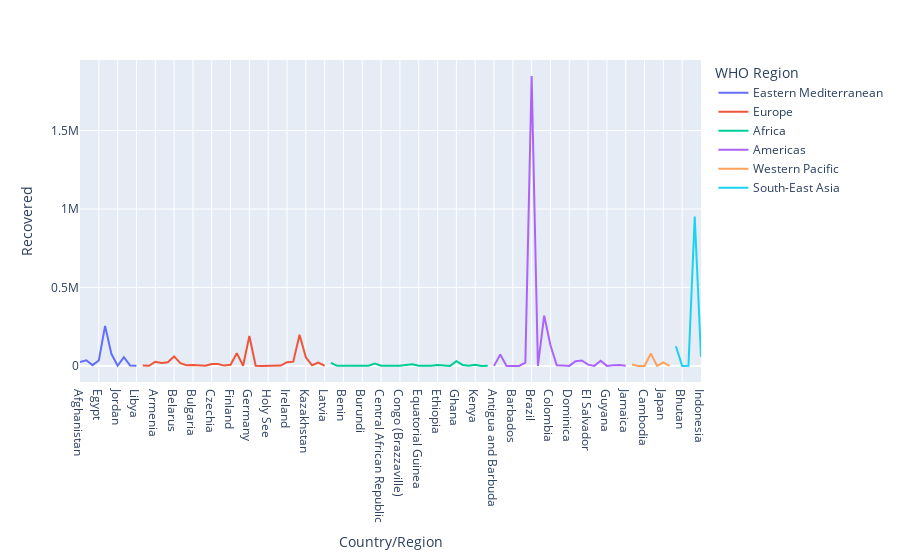

The cell this chart's notebook holds for it:
### Markdown cell above
From the above we can see that THe count of death durning the covid in every region.

### Code cell
# Based on each country plot what are the Recovered cases

fig = px.line(df[:100],x='Country/Region', y='Recovered',color='WHO Region')
fig.show()

### Figure 1 — Plotly figure (JSON) as saved in the notebook; plotly's stock layout.template omitted (floating-point values rounded to 4 significant figures)
{"data": [{"hovertemplate": "WHO Region=Eastern Mediterranean<br>Country/Region=%{x}<br>Recovered=%{y}<extra></extra>", "legendgroup": "Eastern Mediterranean", "line": {"color": "#636efa", "dash": "solid"}, "marker": {"symbol": "circle"}, "mode": "lines", "name": "Eastern Mediterranean", "orientation": "v", "showlegend": true, "type": "scatter", "x": ["Afghanistan", "Bahrain", "Djibouti", "Egypt", "Iran", "Iraq", "Jordan", "Kuwait", "Lebanon", "Libya"], "xaxis": "x", "y": [25198, 36110, 4977, 34838, 255144, 77144, 1041, 55057, 1709, 577], "yaxis": "y"}, {"hovertemplate": "WHO Region=Europe<br>Country/Region=%{x}<br>Recovered=%{y}<extra></extra>", "legendgroup": "Europe", "line": {"color": "#EF553B", "dash": "solid"}, "marker": {"symbol": "circle"}, "mode": "lines", "name": "Europe", "orientation": "v", "showlegend": true, "type": "scatter", "x": ["Albania", "Andorra", "Armenia", "Austria", "Azerbaijan", "Belarus", "Belgium", "Bosnia and Herzegovina", "Bulgaria", "Croatia", "Cyprus", "Czechia", "Denmark", "Estonia", "Finland", "France", "Georgia", "Germany", "Greece", "Greenland", "Holy See", "Hungary", "Iceland", "Ireland", "Israel", "Italy", "Kazakhstan", "Kosovo", "Kyrgyzstan", "Latvia"], "xaxis": "x", "y": [2745, 803, 26665, 18246, 23242, 60492, 17452, 4930, 5585, 3936, 852, 11428, 12605, 1923, 6920, 81212, 922, 190314, 1374, 13, 12, 3329, 1823, 23364, 27133, 198593, 54404, 4027, 21205, 1045], "yaxis": "y"}, {"hovertemplate": "WHO Region=Africa<br>Country/Region=%{x}<br>Recovered=%{y}<extra></extra>", "legendgroup": "Africa", "line": {"color": "#00cc96", "dash": "solid"}, "marker": {"symbol": "circle"}, "mode": "lines", "name": "Africa", "orientation": "v", "showlegend": true, "type": "scatter", "x": ["Algeria", "Angola", "Benin", "Botswana", "Burkina Faso", "Burundi", "Cabo Verde", "Cameroon", "Central African Republic", "Chad", "Comoros", "Congo (Brazzaville)", "Congo (Kinshasa)", "Cote d'Ivoire", "Equatorial Guinea", "Eritrea", "Eswatini", "Ethiopia", "Gabon", "Gambia", "Ghana", "Guinea", "Guinea-Bissau", "Kenya", "Lesotho", "Liberia"], "xaxis": "x", "y": [18837, 242, 1036, 63, 926, 301, 1550, 14539, 1546, 810, 328, 829, 5700, 10361, 842, 191, 1025, 6386, 4682, 66, 29801, 6257, 803, 7833, 128, 646], "yaxis": "y"}, {"hovertemplate": "WHO Region=Americas<br>Country/Region=%{x}<br>Recovered=%{y}<extra></extra>", "legendgroup": "Americas", "line": {"color": "#ab63fa", "dash": "solid"}, "marker": {"symbol": "circle"}, "mode": "lines", "name": "Americas", "orientation": "v", "showlegend": true, "type": "scatter", "x": ["Antigua and Barbuda", "Argentina", "Bahamas", "Barbados", "Belize", "Bolivia", "Brazil", "Canada", "Chile", "Colombia", "Costa Rica", "Cuba", "Dominica", "Dominican Republic", "Ecuador", "El Salvador", "Grenada", "Guatemala", "Guyana", "Haiti", "Honduras", "Jamaica"], "xaxis": "x", "y": [65, 72575, 91, 94, 26, 21478, 1846641, 0, 319954, 131161, 3824, 2351, 18, 30204, 34896, 7778, 23, 32455, 181, 4365, 5039, 714], "yaxis": "y"}, {"hovertemplate": "WHO Region=Western Pacific<br>Country/Region=%{x}<br>Recovered=%{y}<extra></extra>", "legendgroup": "Western Pacific", "line": {"color": "#FFA15A", "dash": "solid"}, "marker": {"symbol": "circle"}, "mode": "lines", "name": "Western Pacific", "orientation": "v", "showlegend": true, "type": "scatter", "x": ["Australia", "Brunei", "Cambodia", "China", "Fiji", "Japan", "Laos"], "xaxis": "x", "y": [9311, 138, 147, 78869, 18, 21970, 19], "yaxis": "y"}, {"hovertemplate": "WHO Region=South-East Asia<br>Country/Region=%{x}<br>Recovered=%{y}<extra></extra>", "legendgroup": "South-East Asia", "line": {"color": "#19d3f3", "dash": "solid"}, "marker": {"symbol": "circle"}, "mode": "lines", "name": "South-East Asia", "orientation": "v", "showlegend": true, "type": "scatter", "x": ["Bangladesh", "Bhutan", "Burma", "India", "Indonesia"], "xaxis": "x", "y": [125683, 86, 292, 951166, 58173], "yaxis": "y"}], "layout": {"legend": {"title": {"text": "WHO Region"}, "tracegroupgap": 0}, "margin": {"t": 60}, "xaxis": {"anchor": "y", "domain": [0, 1], "title": {"text": "Country/Region"}}, "yaxis": {"anchor": "x", "domain": [0, 1], "title": {"text": "Recovered"}}}}
